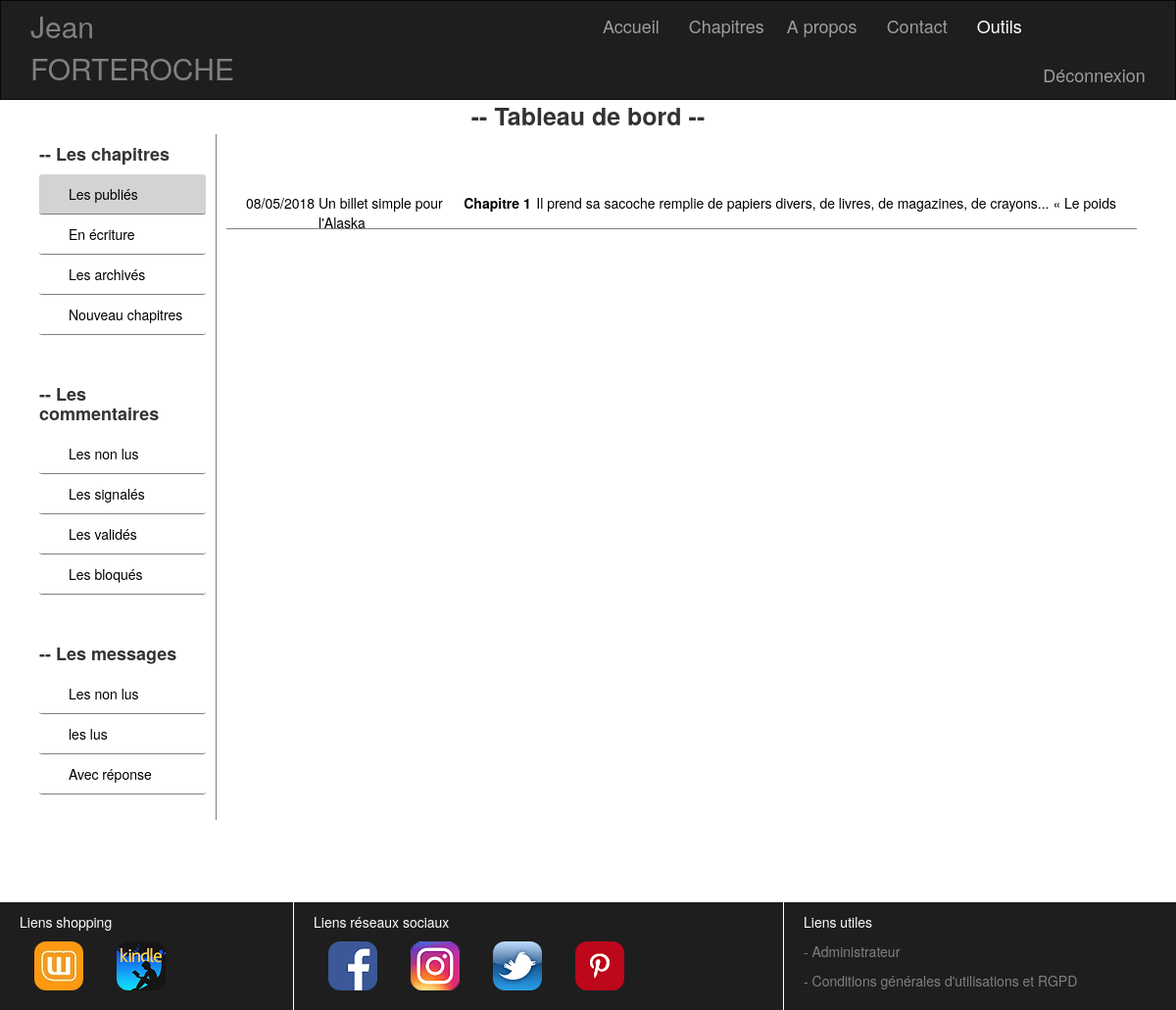
Screenshot of /index.php?callPage=dashboardDisplayListLineChapter&stateChapter=1&colorButtonNavDashboard=0 (signed in) with the database file from the repository.
### tables this page shows
CREATE TABLE IF NOT EXISTS `chapter` (
  `id` int(11) NOT NULL AUTO_INCREMENT,
  `nameBook` varchar(255) NOT NULL,
  `numberChapter` varchar(255) NOT NULL,
  `titleChapter` varchar(255) NOT NULL,
  `chapter` text NOT NULL,
  `stateChapter` int(1) NOT NULL,
  `publicationDate` datetime NOT NULL,
  PRIMARY KEY (`id`)
);

### view/BackOffice/model/modelChapter.php (called while the page is built, shortened)
<?php
require_once("./view/backOffice/model/modelLogBDD.php");
class modelChapter
{
    private $BDD;
    public function __construct()
    {
      $this->BDD = new BDD();
    }
    public function getDisplayListChapter($stateChapter)
    {
        $donneesDisplayListChapter = $this->BDD->connexionBDD()->prepare('SELECT * FROM chapter WHERE stateChapter=:a ORDER BY publicationDate DESC');
        $donneesDisplayListChapter->execute(array('a'=>$stateChapter));
        return $donneesDisplayListChapter->fetchAll();
    }
}

### view/BackOffice/model/modelLogBDD.php (called while the page is built)
<?php
class BDD
{
    public function connexionBDD()
    {
    return new PDO('mysql:host=localhost;dbname=projet_3', 'root', '');
    }
}

### view/chapter/viewDisplayListLineChapter.php (the view)
<ul class="col-lg-12">
    <?php
         foreach ($displayListLineChapterPageDashboard as $donneesDisplayListLineChapterPageDashboard)
      {
          $contentChapter = substr($donneesDisplayListLineChapterPageDashboard['chapter'], 0, 100);
          $dateFr = date("d/m/Y", strtotime($donneesDisplayListLineChapterPageDashboard['publicationDate']));
  ?>
    <li class="listChapter">
      <a href="./index.php?callPage=dashboardDisplayOneChapter&stateChapter=<?= $_GET['stateChapter'] ?>&idChapter=<?= $donneesDisplayListLineChapterPageDashboard['id'] ?>">
      <span class="date col-lg-1"><?= $dateFr ?></span>
      <span class="date col-lg-2"><?= $donneesDisplayListLineChapterPageDashboard['nameBook'] ?></span>
      <span class="col-lg-1"><strong><?= $donneesDisplayListLineChapterPageDashboard['numberChapter'] ?></strong></span>
      <span><?= $contentChapter ?></span>
      </a></li>
  <?php
      }
?>
</ul>

### css/cssBody.css (style rules this page uses)
[class*="col-"] { min-height: 100%; margin: 0; padding: 0; }
.row { margin: 0; padding: 0; }

### css/cssMiddlePage.css (style rules this page uses)
a, a:hover { text-decoration: none; color: blue; }
.listMessageContact, .listComment, .listChapter, .listReportComment, .listValidateComment, .listBlockComment { padding: 10px 20px 6px; border-bottom: 1px solid grey; color: black; }
ul { list-style-type: none; }
.sectionDashboard a { color: black; }

### rows the page displays
chapter: publicationDate "08/05/2018", nameBook "Un billet simple pour l'Alaska", numberChapter "Chapitre 1", chapter "Il prend sa sacoche remplie de papiers divers, de livres, de magazines, de crayons... « Le poids"
